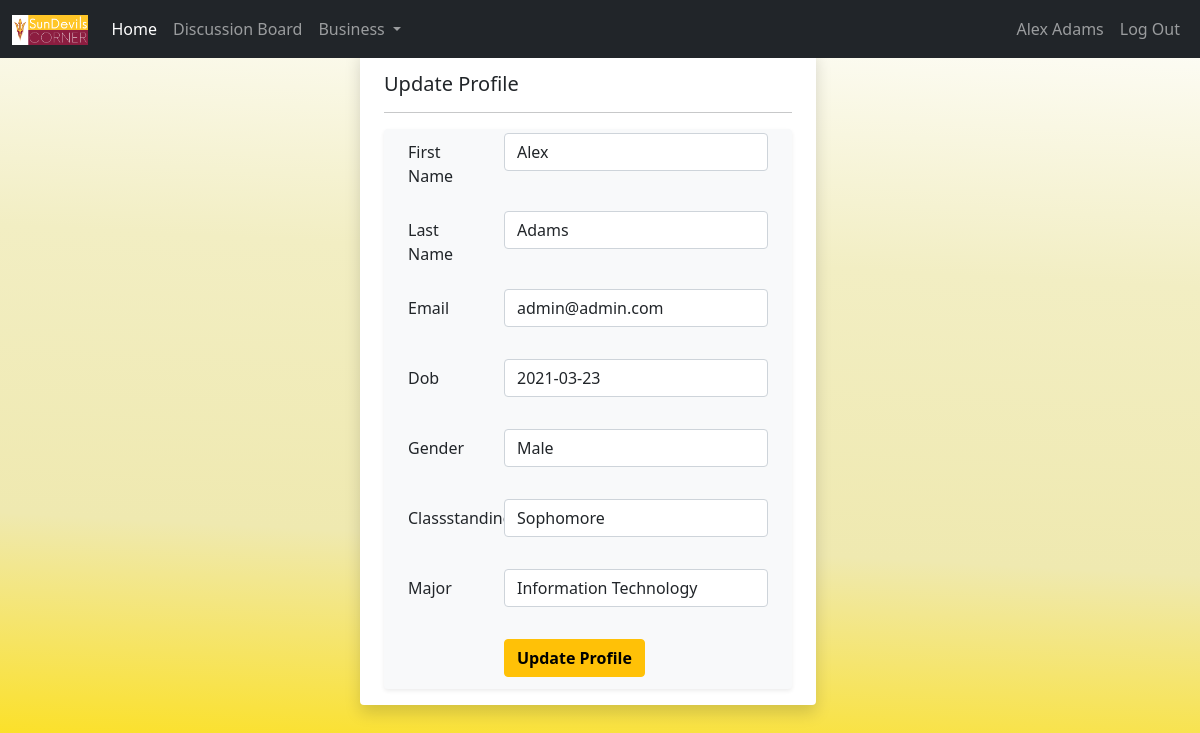
The app's page /profile/edit/1 (signed in), older data.
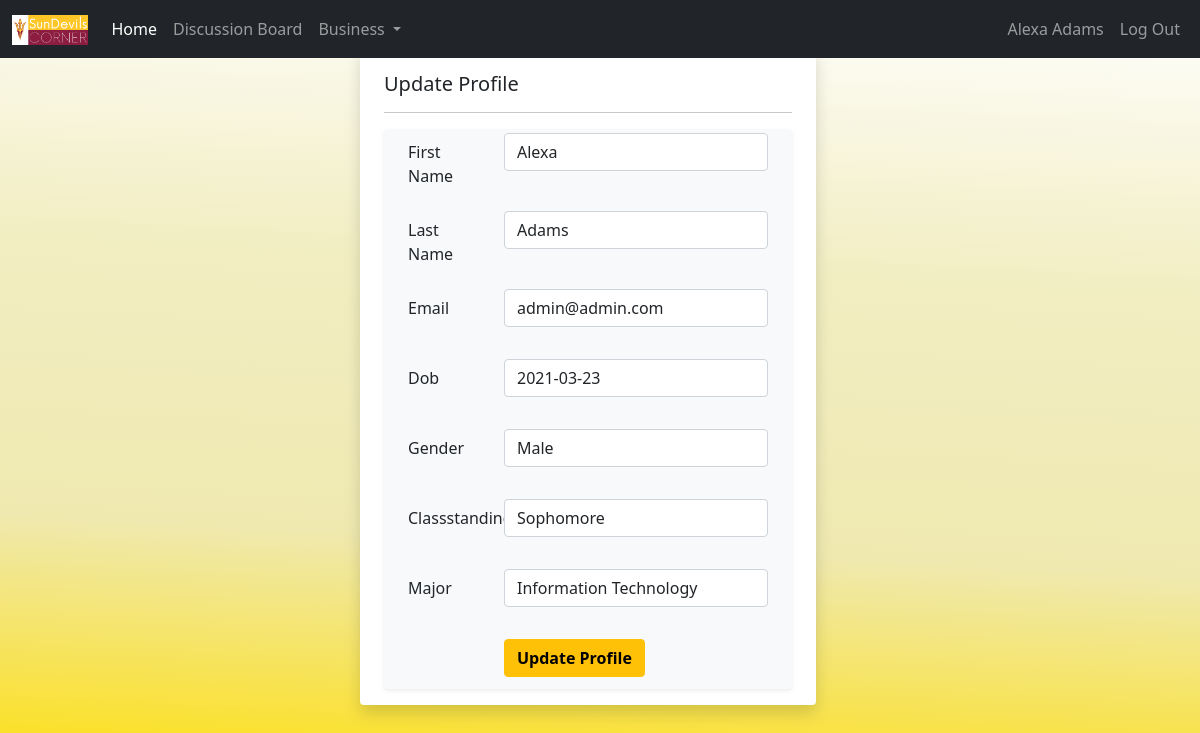
The same page, newer data.
### accounts/models.py (models this page shows, shortened)
class Account(AbstractBaseUser):
    GENDER_OPTIONS = [
        ('Male', 'Male'),
        ('Female', 'Female'),
    ]
    CLASSSTANDING_OPTIONS = [
        ('Freshman', 'Freshman'),
        ('Sophomore', 'Sophomore'),
        ('Junior', 'Junior'),
        ('Senior', 'Senior'),
        ('Graduate', 'Graduate'),
    ]
    email           = models.EmailField(verbose_name='Email', max_length=60, unique=True)
    username        = models.CharField(verbose_name='Email', max_length=60, null=True, blank=True)
    fname           = models.CharField(verbose_name='First Name', max_length=60)
    lname           = models.CharField(verbose_name='Last Name', max_length=60)
    dob             = models.DateField(verbose_name='Date of Birth', null=True, blank=True)
    phone           = models.CharField(max_length=10, null=False, verbose_name="Contact Number")
    gender          = models.CharField(verbose_name='Gender', max_length=6, choices=GENDER_OPTIONS)
    classstandings  = models.CharField(verbose_name='Class Standing', max_length=10, choices=CLASSSTANDING_OPTIONS)
    major           = models.CharField(verbose_name='Major', max_length=100, null=True)
    date_joined     = models.DateTimeField(verbose_name='Date Joined', auto_now_add=True)
    last_login      = models.DateTimeField(verbose_name='Last Login', auto_now=True)
    is_admin        = models.BooleanField(default=False)
    is_active       = models.BooleanField(default=True)
    is_staff        = models.BooleanField(default=False)
    is_superuser    = models.BooleanField(default=False)
    objects = UserManager()
    USERNAME_FIELD = 'email'
    def __str__(self) -> str:
        return self.fname + " " + self.lname

### accounts/views.py (the view)
# urls.py: path('profile/edit/<str:pk>', update_view, name='edit_profile'),
@login_required(login_url='login')
def update_view(request, pk):
    obj = get_object_or_404(Account, pk = request.user.id)
    form = SignUpForm(request.POST or None, instance = obj)
    if form.is_valid():
        form.save()
        return HttpResponseRedirect("/"+id)
    context ={
        'form':form
    }
    return render(request, "accounts/edit_profile.html", context)

### accounts/templates/accounts/edit_profile.html (shortened to what this page needs)
{% extends 'accounts/base.html' %}
{% load static %}
{% block body %}
<div class="row " id="bg-pattern" style="min-height: 100vh">
    <div class="row py-5 px-4">
        <div class="col-md-5 mx-auto">
            <div class="bg-white shadow rounded overflow-hidden">
                <div class="px-4 py-3">
                    <div class="d-flex align-items-center justify-content-between mb-3">
                        <h5 class="mb-0">Update Profile</h5>
                    </div>
                    <hr>
                    <div class="py-1 px-4 rounded shadow-sm bg-light">
                    <form method="POST">
                        <div class="mb-3 row">
                            <label for="staticEmail" class="col-sm-3 col-form-label">{{form.fname.label}}</label>
                            <div class="col-sm-9">
                            <p>{{form.fname}}</p>
                            </div>
                        </div>
                        <div class="mb-3 row">
                            <label for="staticEmail" class="col-sm-3 col-form-label">{{form.lname.label}}</label>
                            <div class="col-sm-9">
                            <p>{{form.lname}}</p>
                            </div>
                        </div>
                        <div class="mb-3 row">
                            <label for="staticEmail" class="col-sm-3 col-form-label">{{form.email.label}}</label>
                            <div class="col-sm-9">
                            <p>{{form.email}}</p>
                            </div>
                        </div>
                        <div class="mb-3 row">
                            <label for="staticEmail" class="col-sm-3 col-form-label">{{form.dob.label}}</label>
                            <div class="col-sm-9">
                            <p>{{form.dob}}</p>
                            </div>
                        </div>
                        <div class="mb-3 row">
                            <label for="staticEmail" class="col-sm-3 col-form-label">{{form.gender.label}}</label>
                            <div class="col-sm-9">
                            <p>{{form.gender}}</p>
                            </div>
                        </div>
                        <div class="mb-3 row">
                            <label for="staticEmail" class="col-sm-3 col-form-label">{{form.classstandings.label}}</label>
                            <div class="col-sm-9">
                            <p>{{form.classstandings}}</p>
                            </div>
                        </div>
                        <div class="mb-3 row">
                            <label for="staticEmail" class="col-sm-3 col-form-label">{{form.major.label}}</label>
                            <div class="col-sm-9">
                            <p>{{form.major}}</p>
                            </div>
                        </div>
                    <div class="mb-2 row">
                        <label for="staticEmail" class="col-sm-3 col-form-label"></label>
                        <div class="col-sm-9">
                            <input type="submit" value="Update Profile" id="login-form-submit" class="btn btn-warning">
                        </div>
                    </div>
                    </form>
                    </div>
                </div>
            </div>
        </div>
    </div>
</div>
{% endblock %}

### accounts/templates/accounts/navbar.html (shortened to what this page needs)
{% load static %}
<nav class="navbar fixed-top navbar-expand-lg navbar-dark bg-dark">
    <div class="container-fluid">
        <a class="navbar-brand" href="{% url 'home' %}">
            <img src="{% static 'images/SunDevilsCornerLogo.png' %}" height="30" alt="">
        </a>
        <div class="collapse navbar-collapse" id="navbarSupportedContent">
            <ul class="navbar-nav me-auto mb-2 mb-lg-0">
                <li class="nav-item">
                    <a class="nav-link active" aria-current="page" href="{% url 'home' %}">Home</a>
                </li>
                <li class="nav-item">
                    <a class="nav-link" href="#">Discussion Board</a>
                </li>
                <li class="nav-item dropdown">
                    <a class="nav-link dropdown-toggle" href="#" id="navbarDropdown" role="button"
                        data-bs-toggle="dropdown" aria-expanded="false">
                        Business
                    </a>
                </li>
            </ul>
            <ul class="navbar-nav">
                <li class="nav-item">
                    <a class="nav-link" href="{% url 'profile' %}">{{request.user}}</a>
                </li>
                <li class="nav-item">
                    <a class="nav-link" href="{% url 'logout' %}">Log Out</a>
                </li>
            </ul>
        </div>
    </div>
</nav>

Row changes from the older to the newer data that the page shows:
changed Account "Adams": user "Alex Adams" → "Alexa Adams"; fname "Alex" → "Alexa"
